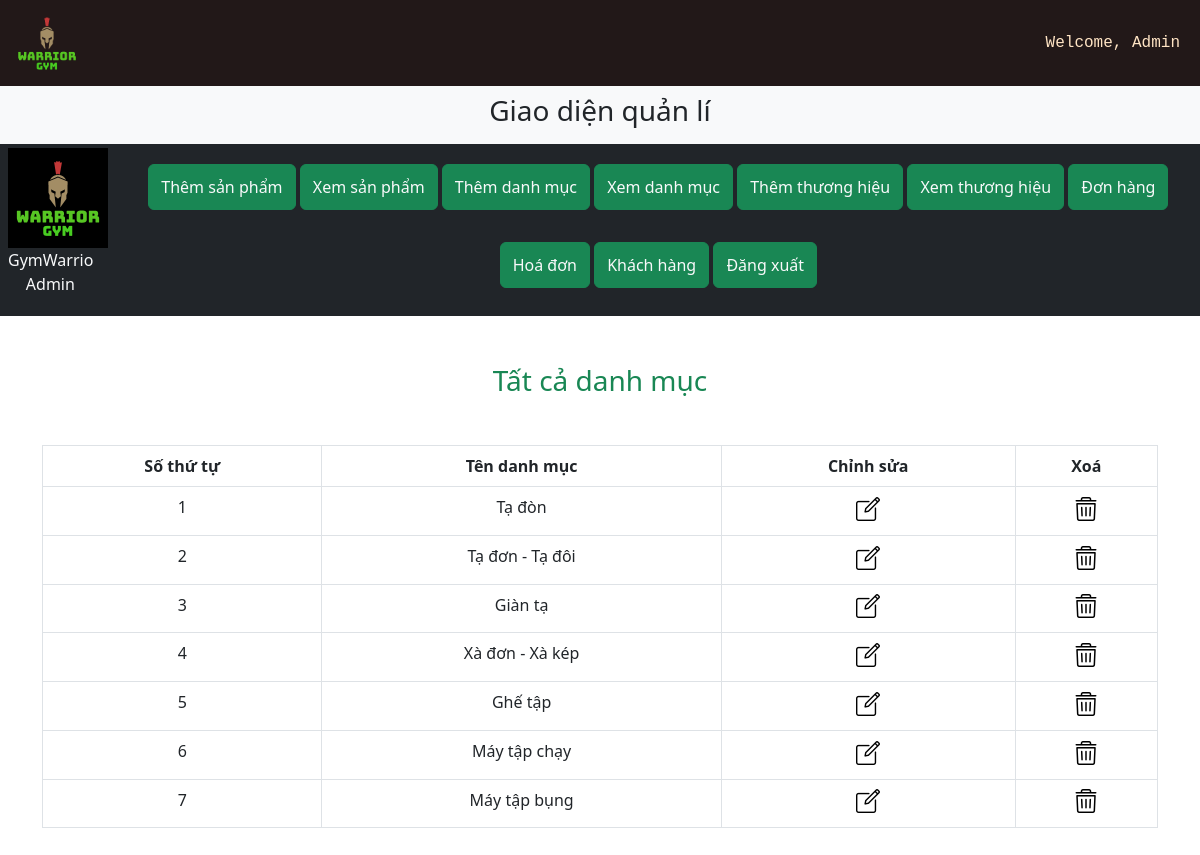
/admin/index.php?view_categories, run on the app's committed database.
### tables this page shows
CREATE TABLE `categories` (
  `category_id` int(50) NOT NULL,
  `category_title` varchar(150) NOT NULL
);

### admin/view_categories.php (the view, shortened to what this page needs)
<h3 class="text-center text-success" style="overflow-y: hidden ;">Tất cả danh mục</h3>
<table class="table table-bordered mt-5">
    <thead class="bg-success">
        <tr class="text-center">
            <th>Số thứ tự</th>
            <th>Tên danh mục</th>
            <th>Chỉnh sửa</th>
            <th>Xoá</th>
        </tr>
    </thead>
    <tbody class="bg-secondary text-light">
        <?php
        $select_cat="Select * from `categories`";
        $result=mysqli_query($con,$select_cat);
        $number=0;
        while($row=mysqli_fetch_assoc($result)){
            $category_id=$row['category_id'];
            $category_title=$row['category_title'];
            $number++;
        ?>
        <tr class="text-center">
            <td><?php echo $number ?></td>
            <td><?php echo $category_title ?></td>
            <td><a href="index.php?edit_category=<?php echo $category_id ?>" class="text-light"><img src="../Assets/edit.png"></a></td>
            <td><a href="index.php?delete_category=<?php echo $category_id ?>" class="text-light" type="button" data-toggle="modal" data-target="#exampleModal"><img src='../Assets/bin.png'></a></td>
        </tr>
        <?php } ?>
    </tbody>
</table>

### CSS/style.css (style rules this page uses)
* { margin: 0; box-sizing: border-box; overflow-x: hidden; }
a { text-decoration:none; }

### data on the page
categories: category_title "Tạ đòn"
categories: category_title "Tạ đơn - Tạ đôi"
categories: category_title "Giàn tạ"
categories: category_title "Xà đơn - Xà kép"
categories: category_title "Ghế tập"
categories: category_title "Máy tập chạy"
categories: category_title "Máy tập bụng"
